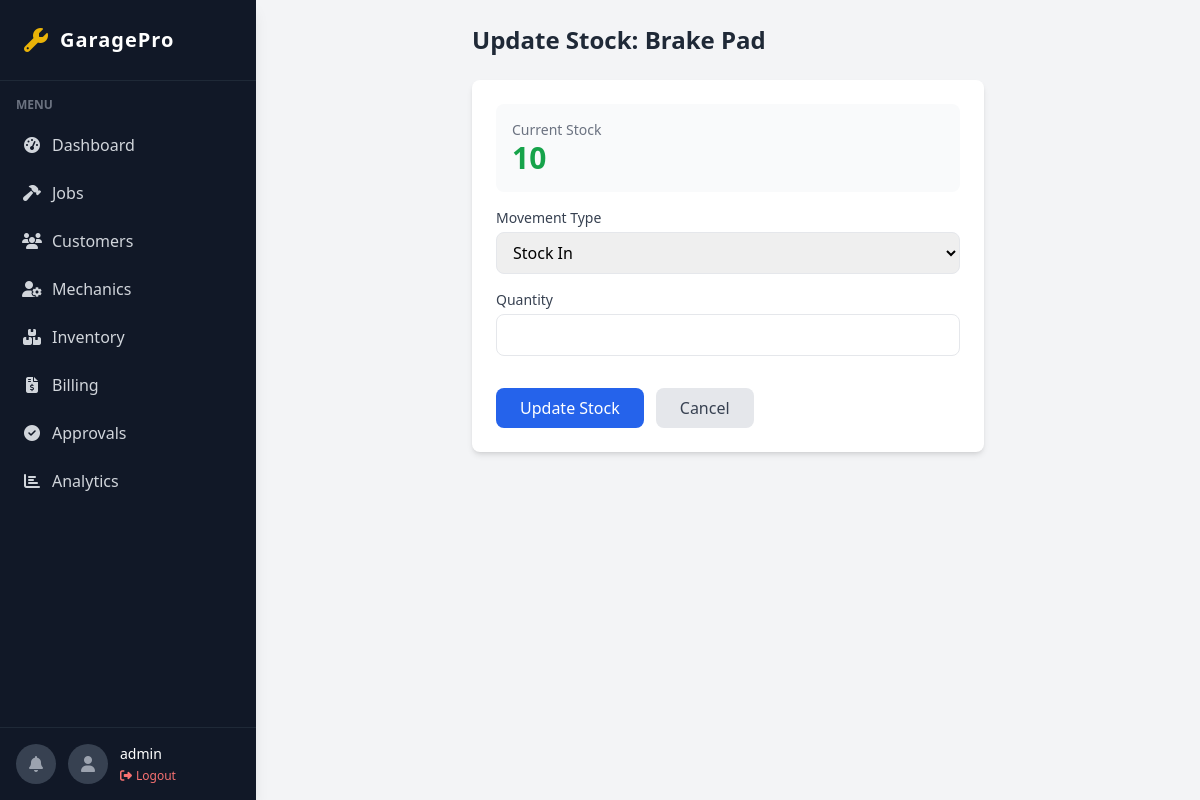
/admin-panel/inventory/2/stock/ (signed in), run on the app's committed database.
### accounts/models.py (models this page shows, shortened)
class User(AbstractUser, TimeStampedModel):
    ROLE_CHOICES = [
        ('ADMIN', 'Admin'),
        ('MANAGER', 'Manager'),
        ('MECHANIC', 'Mechanic'),
        ('CUSTOMER', 'Customer'),
    ]
    role = models.CharField(max_length=20, choices=ROLE_CHOICES)
    phone = models.CharField(max_length=20, blank=True)

### inventory/models.py (models this page shows, shortened)
class Inventory(TimeStampedModel):
    part = models.OneToOneField(Part, on_delete=models.CASCADE)
    stock_quantity = models.IntegerField()
    low_stock_threshold = models.IntegerField(default=5)

class Part(TimeStampedModel):
    name = models.CharField(max_length=200)
    sku = models.CharField(max_length=100, unique=True, db_index=True)
    price = models.DecimalField(max_digits=10, decimal_places=2)
    description = models.TextField(blank=True)

### core/views.py (the view, shortened to what this page needs)
# urls.py: path('admin-panel/inventory/<int:pk>/stock/', views.admin_stock_update, name='admin_stock_update'),
@admin_required
def admin_stock_update(request, pk):
    inv = get_object_or_404(Inventory, pk=pk)
    return render(request, 'admin_portal/stock_update.html', {'inventory': inv})

### notifications/context_processors.py (called while the page is built)
def user_notifications(request):
    if request.user.is_authenticated:
        unread_count = request.user.notifications.filter(is_read=False).count()
        latest_notifications = request.user.notifications.all()[:5]
        return {
            'unread_notifications_count': unread_count,
            'latest_notifications': latest_notifications
        }
    return {}

### templates/admin_portal/stock_update.html (shortened to what this page needs)
{% extends 'base.html' %}
{% block content %}
<div class="max-w-lg mx-auto">
    <h1 class="text-2xl font-bold text-gray-800 mb-6">Update Stock: {{ inventory.part.name }}</h1>
    <div class="bg-white rounded-lg shadow-md p-6">
        <div class="mb-4 p-4 bg-gray-50 rounded-lg">
            <div class="text-sm text-gray-500">Current Stock</div>
            <div
                class="text-3xl font-bold {% if inventory.stock_quantity <= inventory.low_stock_threshold %}text-red-600{% else %}text-green-600{% endif %}">
                {{ inventory.stock_quantity }}</div>
        </div>
        <form method="post" class="space-y-4">
            <div><label class="block text-sm font-medium text-gray-700 mb-1">Movement Type</label>
                <select name="movement_type"
                    class="w-full border rounded-lg px-3 py-2 focus:ring-2 focus:ring-blue-500 focus:outline-none">
                    <option value="IN">Stock In</option>
                </select>
            </div>
            <div><label class="block text-sm font-medium text-gray-700 mb-1">Quantity</label><input name="quantity"
                    type="number" min="1" required
                    class="w-full border rounded-lg px-3 py-2 focus:ring-2 focus:ring-blue-500 focus:outline-none">
            </div>
            <div class="flex gap-3 pt-4">
                <button type="submit"
                    class="bg-blue-600 text-white px-6 py-2 rounded-lg hover:bg-blue-700 transition">Update
                    Stock</button>
                <a href="{% url 'admin_inventory_list' %}"
                    class="bg-gray-200 text-gray-700 px-6 py-2 rounded-lg hover:bg-gray-300 transition">Cancel</a>
            </div>
        </form>
    </div>
</div>
{% endblock %}

### templates/base.html (shortened to what this page needs)
<!DOCTYPE html>
<html lang="en">
<head>
    <script src="https://cdn.tailwindcss.com"></script>
    <link rel="stylesheet" href="https://cdnjs.cloudflare.com/ajax/libs/font-awesome/6.4.0/css/all.min.css">
</head>
<body class="bg-gray-100 font-sans leading-normal tracking-normal">
    <div class="flex h-screen overflow-hidden">
        <aside class="w-64 bg-gray-900 text-white hidden md:flex flex-col shadow-lg z-20">
            <div class="p-6 border-b border-gray-800">
                <a href="/" class="flex items-center gap-3">
                    <i class="fas fa-wrench text-yellow-500 text-2xl"></i>
                    <span class="text-xl font-bold tracking-wider">GaragePro</span>
                </a>
            </div>
            <nav class="flex-1 overflow-y-auto sidebar-scroll py-4">
                <div class="px-4 mb-2 text-xs text-gray-500 uppercase font-semibold">Menu</div>
                {% if user.role == 'ADMIN' or user.role == 'MANAGER' or user.is_superuser %}
                <a href="{% url 'admin_dashboard' %}"
                    class="flex items-center py-3 px-4 text-gray-300 hover:bg-gray-800 hover:text-white transition-colors duration-200 border-l-4 border-transparent hover:border-yellow-500">
                    <i class="fas fa-tachometer-alt w-6 text-center mr-2"></i> Dashboard
                </a>
                <a href="{% url 'admin_jobs_list' %}"
                    class="flex items-center py-3 px-4 text-gray-300 hover:bg-gray-800 hover:text-white transition-colors duration-200 border-l-4 border-transparent hover:border-yellow-500">
                    <i class="fas fa-hammer w-6 text-center mr-2"></i> Jobs
                </a>
                <a href="{% url 'admin_customers_list' %}"
                    class="flex items-center py-3 px-4 text-gray-300 hover:bg-gray-800 hover:text-white transition-colors duration-200 border-l-4 border-transparent hover:border-yellow-500">
                    <i class="fas fa-users w-6 text-center mr-2"></i> Customers
                </a>
                <a href="{% url 'admin_mechanics_list' %}"
                    class="flex items-center py-3 px-4 text-gray-300 hover:bg-gray-800 hover:text-white transition-colors duration-200 border-l-4 border-transparent hover:border-yellow-500">
                    <i class="fas fa-user-cog w-6 text-center mr-2"></i> Mechanics
                </a>
                <a href="{% url 'admin_inventory_list' %}"
                    class="flex items-center py-3 px-4 text-gray-300 hover:bg-gray-800 hover:text-white transition-colors duration-200 border-l-4 border-transparent hover:border-yellow-500">
                    <i class="fas fa-boxes w-6 text-center mr-2"></i> Inventory
                </a>
                <a href="{% url 'admin_billing_list' %}"
                    class="flex items-center py-3 px-4 text-gray-300 hover:bg-gray-800 hover:text-white transition-colors duration-200 border-l-4 border-transparent hover:border-yellow-500">
                    <i class="fas fa-file-invoice-dollar w-6 text-center mr-2"></i> Billing
                </a>
                <a href="{% url 'admin_approvals_list' %}"
                    class="flex items-center py-3 px-4 text-gray-300 hover:bg-gray-800 hover:text-white transition-colors duration-200 border-l-4 border-transparent hover:border-yellow-500">
                    <i class="fas fa-check-circle w-6 text-center mr-2"></i> Approvals
                </a>
                <a href="{% url 'admin_analytics' %}"
                    class="flex items-center py-3 px-4 text-gray-300 hover:bg-gray-800 hover:text-white transition-colors duration-200 border-l-4 border-transparent hover:border-yellow-500">
                    <i class="fas fa-chart-bar w-6 text-center mr-2"></i> Analytics
                </a>
                {% elif user.role == 'MECHANIC' %}
                <a href="{% url 'mechanic_jobs' %}"
                    class="flex items-center py-3 px-4 text-gray-300 hover:bg-gray-800 hover:text-white transition-colors duration-200 border-l-4 border-transparent hover:border-yellow-500">
                    <i class="fas fa-tasks w-6 text-center mr-2"></i> My Jobs
                </a>
                {% endif %}
            </nav>
            <div class="p-4 border-t border-gray-800">
                <div class="flex items-center gap-3">
                    <a href="{% url 'notification_list' %}"
                        class="relative w-10 h-10 rounded-full bg-gray-700 flex items-center justify-center hover:bg-gray-600 transition group p-0">
                        <i class="fas fa-bell text-gray-400 group-hover:text-white"></i>
                    </a>
                    <div class="w-10 h-10 rounded-full bg-gray-700 flex items-center justify-center">
                        <i class="fas fa-user text-gray-400"></i>
                    </div>
                    <div>
                        <div class="text-sm font-medium">{{ user.username|default:"User" }}</div>
                        <form method="post" action="{% url 'logout' %}" class="mt-1">
                            <button type="submit"
                                class="text-xs text-red-400 hover:text-red-300 flex items-center gap-1">
                                <i class="fas fa-sign-out-alt"></i> Logout
                            </button>
                        </form>
                    </div>
                </div>
            </div>
        </aside>
        <div class="flex-1 flex flex-col h-screen overflow-hidden">
            <main class="flex-1 overflow-x-hidden overflow-y-auto bg-gray-100 p-6">
                <div class="container mx-auto">
                    {% block content %}{% endblock %}
                </div>
            </main>
        </div>
    </div>
</body>
</html>

### data on the page
User: username "admin"
Inventory: part.name "Brake Pad", stock_quantity "10"
